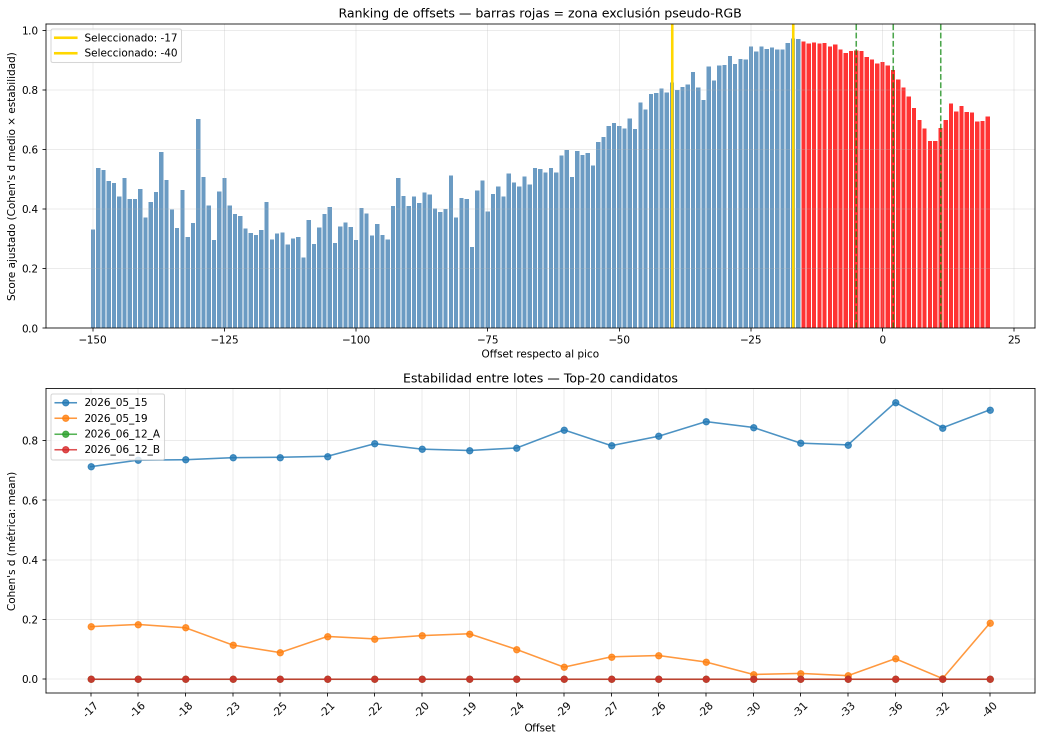
#> input picture SWIR/Analisis_Bandas_de_soporte/analisis_bandas/analisis_separabilidad.png, 2084 x 1482 px (shown at 1/2 size)
$ python -i extraer_features_espectrales.py   (imports and definitions only)
#> lines starting #> are read from the running program, lines starting #| are printed output that depends on the picture; after the words box and inside, x2 and y2 are one past the last pixel; in counts of white or black regions, pixels touching at a corner belong together
"""
extraer_features_espectrales.py — Fase 1 del análisis de bandas de soporte
===========================================================================
Extrae métricas espectrales por offset para cada cubo, operando ÚNICAMENTE
sobre píxeles pertenecientes a mandarinas (máscara de segmentación).

NO usa ROI rectangular. NO analiza el cubo completo.
La máscara se construye con la misma lógica del pipeline de producción.

Offsets analizados: [-150, +20] → 171 offsets por cubo.

Fuentes de verdad (jerarquía aprobada por auditoría):
    PRIMARIA  — reporte_picos.json: cube_id, pico_idx, carpeta, ruta física.
    SECUNDARIA — cube_index.json: cube_id → lot_id (único uso).

El script valida consistencia entre ambas fuentes antes de comenzar.
Si un cubo del reporte no aparece en cube_index.json → ValueError.

Inferencia de clase: Maduras* → good, Verdes* → bad (desde nombre de carpeta).

Zona de exclusión pseudo-RGB (documentada explícitamente):
    Offsets RGB: [+11, +2, -5]
    Zona prohibida efectiva: [-15, +21] (solapamiento de ventanas ±10)
    Esta exclusión se aplica en Fase 2, no aquí.

Nota sobre background correction:
    Desactivada por especificación aprobada: bajo normalización por_canal
    la corrección de fondo es invariante. No se aplica en ninguna etapa.

Salida: features_espectrales.json
    Un entry por cubo:
    {
        "cube_id": "...",
        "lot_id": "...",
        "class": "good",
        "peak": 682,
        "n_pixels_mascara": 12345,
        "offsets": {
            "-150": {"mean":..., "std":..., "p10":..., "p25":...,
                     "p50":..., "p75":..., "p90":..., "energy":...,
                     "snr":..., "cv":..., "skewness":..., "kurtosis":...},
            ...
        }
    }

Nota: las métricas se calculan sobre la UNIÓN de todos los píxeles de
mandarina detectados en el cubo (todas las frutas segmentadas juntas).
En cubos con múltiples mandarinas esto produce una distribución agregada.
Esta decisión es aceptable para la primera selección de bandas soporte.
"""

import json
import time
import numpy as np
import cv2
from pathlib import Path
from scipy import stats as scipy_stats

# ── CONFIGURACIÓN ─────────────────────────────────────────────────────────────

REPORTE_PICOS_JSON = r"C:\Users\ASUS\Documents\UIS\Trabajo_de_grado\Analisis_Bandas_de_soporte\reporte_picos.json"
CUBE_INDEX_JSON    = r"C:\Users\ASUS\Documents\UIS\Trabajo_de_grado\Analisis_Bandas_de_soporte\cube_index.json"
CARPETA_SALIDA     = r"C:\Users\ASUS\Documents\UIS\Trabajo_de_grado\Analisis_Bandas_de_soporte\analisis_bandas"


# Lotes a incluir en el análisis (los que entran al Dataset_CNN)
LOTES_INCLUIDOS = {"2026_05_15", "2026_05_19", "2026_06_12_A", "2026_06_12_B"}

# Rango de offsets a analizar: [-150, +20] → 171 offsets
OFFSET_MIN = -150
OFFSET_MAX =  20

# Parámetros de segmentación (idénticos al pipeline de producción)
OTSU_FACTOR    = 0.46
MORPH_KERNEL   = 15
MIN_AREA_RATIO = 0.002
MAX_AREA_RATIO = 0.25
BORDER_MARGIN  = 5

# ──────────────────────────────────────────────────────────────────────────────


# [63 lines left out: functions inferir_clase, construir_cube_to_lot, validar_consistencia, not called in this run]


def segmentar(img_norm):
    """
    Segmentación idéntica al pipeline de producción.
    Entrada: imagen 2D float32 normalizada [0,1].
    Salida: máscara binaria uint8.
    """
    total_px = img_norm.shape[0] * img_norm.shape[1]
    min_area = int(MIN_AREA_RATIO * total_px)
    max_area = int(MAX_AREA_RATIO * total_px)

    img_u8 = (img_norm * 255).astype(np.uint8)
    thresh_otsu, _ = cv2.threshold(img_u8, 0, 255,
                                   cv2.THRESH_BINARY + cv2.THRESH_OTSU)
    thresh_final = int(thresh_otsu * OTSU_FACTOR)

    _, mask = cv2.threshold(img_u8, thresh_final, 255, cv2.THRESH_BINARY)
    kernel  = cv2.getStructuringElement(cv2.MORPH_ELLIPSE,
                                        (MORPH_KERNEL, MORPH_KERNEL))
    mask    = cv2.morphologyEx(mask, cv2.MORPH_OPEN,  kernel, iterations=2)
    mask    = cv2.morphologyEx(mask, cv2.MORPH_CLOSE, kernel, iterations=3)

    n_labels, labeled, stats, _ = cv2.connectedComponentsWithStats(
        mask, connectivity=8)
    H, W = mask.shape
    final_mask = np.zeros_like(mask)
    n_validos = 0
    for label in range(1, n_labels):
        area = int(stats[label, cv2.CC_STAT_AREA])
        if not (min_area <= area <= max_area):
            continue
        x = int(stats[label, cv2.CC_STAT_LEFT])
        y = int(stats[label, cv2.CC_STAT_TOP])
        w = int(stats[label, cv2.CC_STAT_WIDTH])
        h = int(stats[label, cv2.CC_STAT_HEIGHT])
        if (x <= BORDER_MARGIN or (x + w) >= (W - BORDER_MARGIN) or
                y <= BORDER_MARGIN or (y + h) >= (H - BORDER_MARGIN)):
            continue
        final_mask[labeled == label] = 255
        n_validos += 1

    return final_mask, n_validos


# [236 lines left out: functions normalizar_percentil, calcular_metricas, procesar_cubo, main, not called in this run]


# [2 lines not run here, left out]

>>> import cv2
>>> picture = cv2.imread('analisis_bandas/analisis_separabilidad.png', cv2.IMREAD_GRAYSCALE)
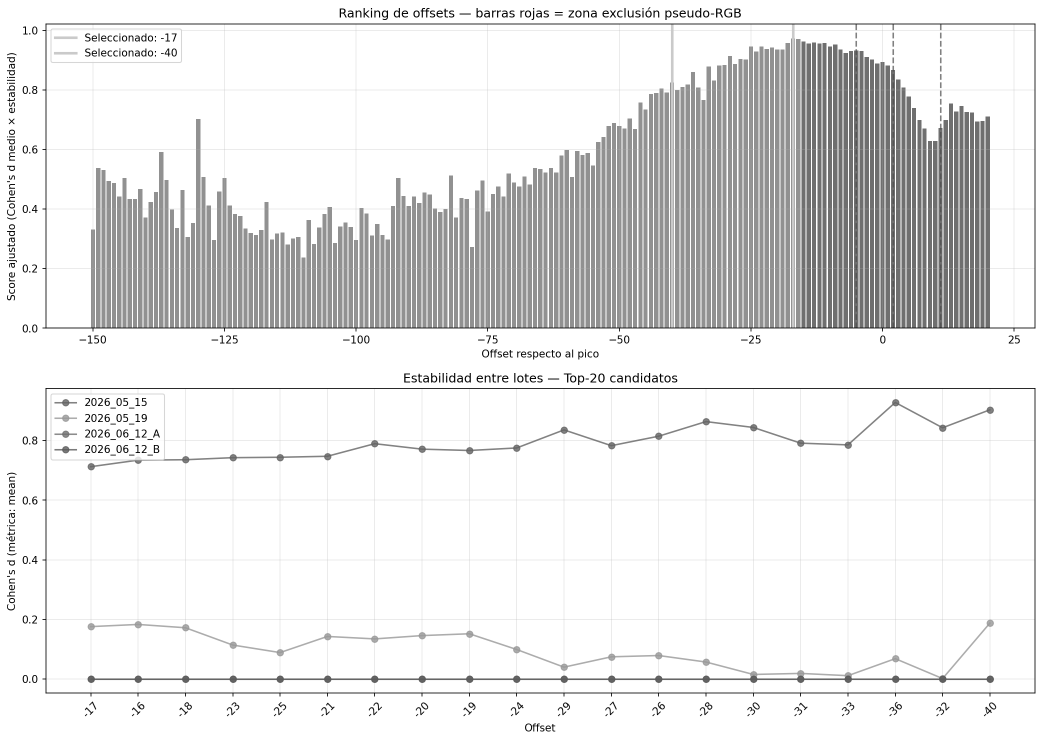
#> picture: shape (1482, 2084) (shown at 1/2 size); min 0, max 255, mean 230.6
>>> result = segmentar(picture)
#> in segmentar, `img_u8 = (img_norm * 255).astype(np.uint8)`:
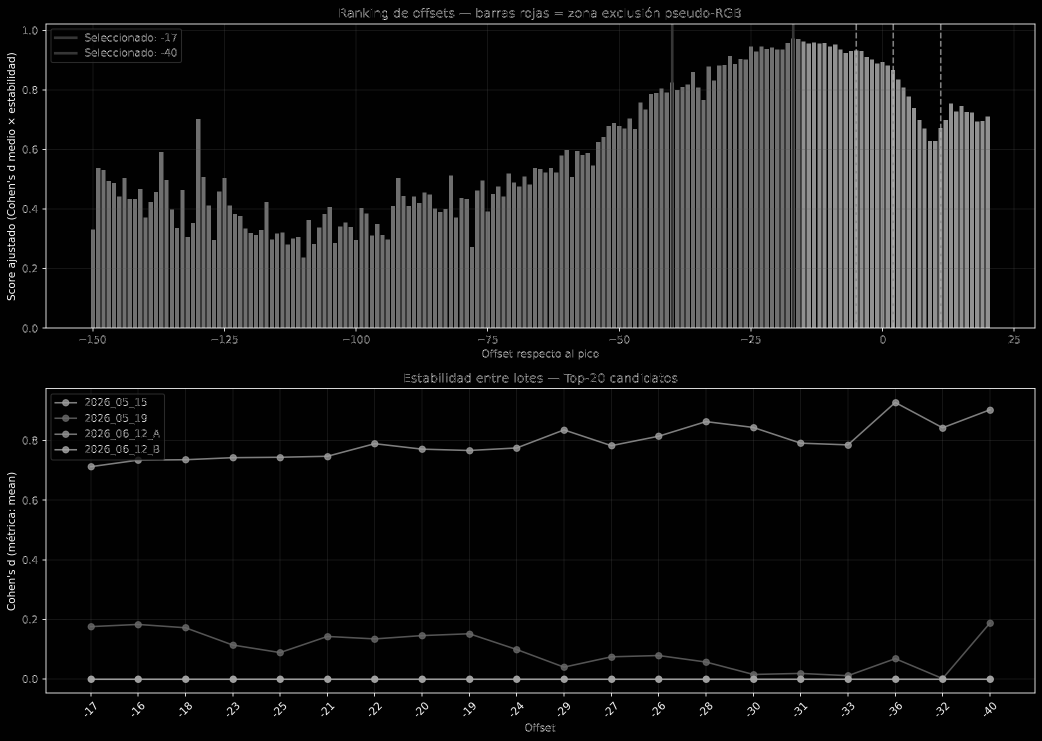
#> img_u8: shape (1482, 2084) (shown at 1/2 size); min 0, max 255, mean 24.9
#> in segmentar, `thresh_otsu, _ = cv2.threshold(img_u8, 0, 255, cv2.THRESH_BINARY + cv2..`: thresh_otsu = 64
#> in segmentar, `thresh_final = int(thresh_otsu * OTSU_FACTOR)`: thresh_final = 29
#> in segmentar, `_, mask = cv2.threshold(img_u8, thresh_final, 255, cv2.THRESH_BINARY)`:
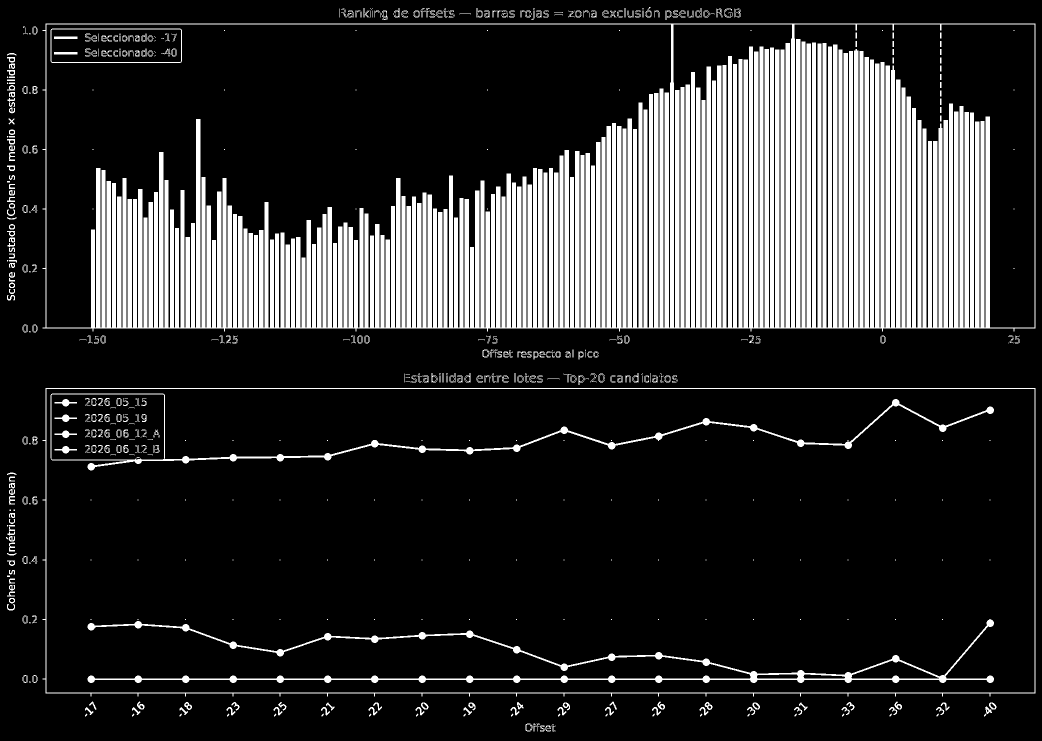
#> mask: shape (1482, 2084) (shown at 1/2 size); 19.1% white; 646 white regions (306 under 20 px), largest, box (x1, y1, x2, y2) and area: (85, 47, 2071, 663) 524941, (175, 1238, 1988, 1366) 16851, (101, 787, 1988, 941) 10649
#> in segmentar, `mask    = cv2.morphologyEx(mask, cv2.MORPH_OPEN,  kernel, iterations=2)`: mask: shape (1482, 2084); every value is 0
#> in segmentar, `n_labels, labeled, stats, _ = cv2.connectedComponentsWithStats( mask, ..`: labeled: shape (1482, 2084) int32; every value is 0
#> in segmentar, `n_labels, labeled, stats, _ = cv2.connectedComponentsWithStats( mask, ..`: n_labels = 1; stats = [[0, 0, 2084, 1482, 3088488]]
#> after the loop in segmentar, `for label in range(1, n_labels):`: n_validos = 0
